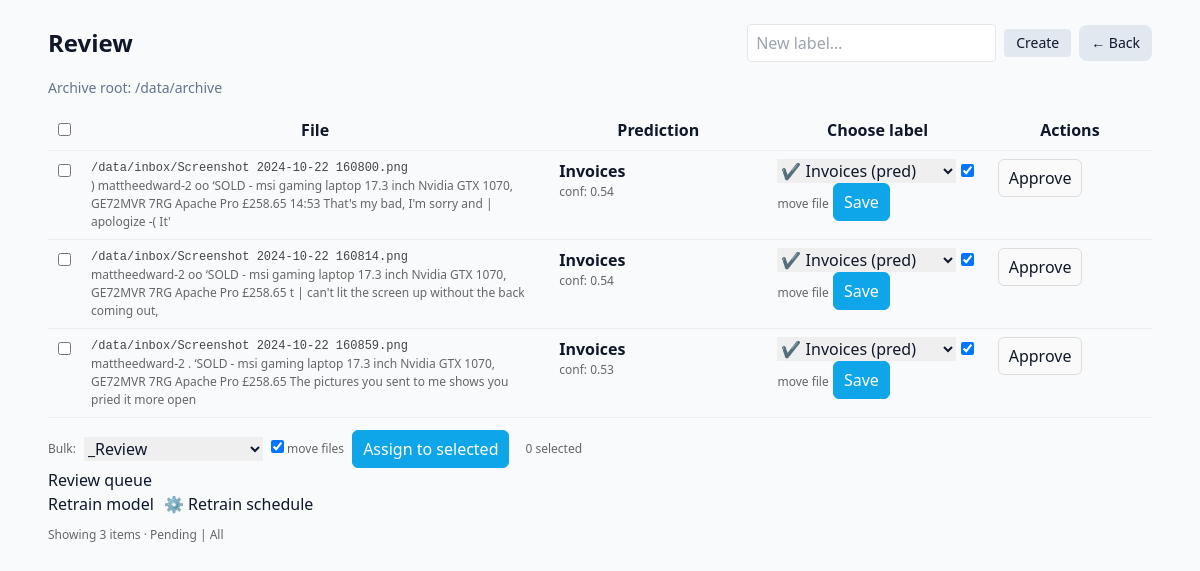
Screenshot of /review with the database file from the repository.
### tables this page shows
CREATE TABLE ml_samples (
  file_hash       TEXT PRIMARY KEY,
  path            TEXT,
  text            TEXT,
  predicted_label TEXT,
  confidence      REAL,
  created_at      TIMESTAMP DEFAULT CURRENT_TIMESTAMP,
  updated_at      TIMESTAMP DEFAULT CURRENT_TIMESTAMP
);

### nas_file_organizer/web/review_router.py (the view)
@router.get("", response_class=HTMLResponse, name="review_page")  # -> GET /review
def review_page(request: Request, only_pending: int = 1):
    sql = """
      SELECT s.file_hash, s.path, s.text, s.predicted_label, s.confidence,
             (SELECT label FROM ml_labels WHERE file_hash = s.file_hash) AS gold_label
      FROM ml_samples AS s
      ORDER BY s.created_at DESC LIMIT 100
    """
    with db() as con:
        rows = con.execute(sql).fetchall()
    if only_pending:
        rows = [r for r in rows if r["gold_label"] is None]
    return templates.TemplateResponse("review.html", {
        "request": request,
        "rows": rows,
        "labels": _labels(),
        "archive_root": ARCHIVE_ROOT,
        "metrics": _last_metrics
    })

### templates/review.html (shortened to what this page needs)
<!doctype html>
<html>
<head>
  <script src="https://cdn.tailwindcss.com"></script>
</head>
<body class="bg-slate-50 text-slate-900">
  <div class="max-w-6xl mx-auto p-6">
    <div class="flex items-center justify-between mb-4">
      <h1 class="text-2xl font-bold">Review</h1>
      <div class="flex items-center gap-2">
        <form method="post" action="/review/labels/new" class="flex items-center gap-2">
          <input type="text" name="name" placeholder="New label…" class="px-2 py-1 border rounded">
          <button class="px-3 py-1 rounded bg-slate-200 hover:bg-slate-300 text-sm" type="submit">Create</button>
        </form>
        <a href="/" class="px-3 py-2 rounded-lg bg-slate-200 hover:bg-slate-300 text-sm">← Back</a>
      </div>
    </div>
    <p class="text-slate-500 text-sm mb-3">Archive root: {{ archive_root }}</p>
    <table>
      <thead>
        <tr>
          <th style="width:2%"><input type="checkbox" id="checkAll"/></th>
          <th>File</th>
          <th>Prediction</th>
          <th>Choose label</th>
          <th class="actions">Actions</th>
        </tr>
      </thead>
      <tbody>
        {% for r in rows %}
        <tr>
          <td>
            <input type="checkbox" name="file_hash" value="{{ r['file_hash'] }}" class="rowCheck" form="bulkForm"/>
          </td>
          <td style="width:43%">
            <div class="path">{{ r["path"] }}</div>
            <div class="muted">{{ (r["text"] or "")[:160] }}</div>
          </td>
          <td style="width:20%">
            <div><strong>{{ r["predicted_label"] or "—" }}</strong></div>
            <div class="muted conf">conf: {{ '%.2f' % (r["confidence"] or 0) }}</div>
          </td>
          <td style="width:20%">
            <form class="inline" method="post" action="/review/submit">
              <select name="corrected_label">
                {% if r["predicted_label"] %}
                  <option value="{{ r['predicted_label'] }}">✔ {{ r['predicted_label'] }} (pred)</option>
                {% endif %}
              </select>
              <label class="muted"><input type="checkbox" name="move_file" value="1" checked/> move file</label>
              <button class="btn primary" type="submit">Save</button>
            </form>
          </td>
          <td class="actions" style="width:15%">
            {% if r["predicted_label"] %}
            <form class="inline" method="post" action="/review/submit">
              <button class="btn" type="submit">Approve</button>
            </form>
            {% endif %}
          </td>
        </tr>
        {% endfor %}
      </tbody>
    </table>
    <form method="post" action="/review/bulk" id="bulkForm" style="margin-top:12px; display:flex; gap:8px; align-items:center;">
      <span class="muted">Bulk:</span>
      <select name="corrected_label">
        <option value="_Review">_Review</option>
      </select>
      <label class="muted"><input type="checkbox" name="move_file" value="1" checked/> move files</label>
      <button class="btn primary" type="submit">Assign to selected</button>
      <span id="selCount" class="muted" style="margin-left:8px;">0 selected</span>
    </form>
    <div class="top">
  <h2>Review queue</h2>
  <div style="display:flex; gap:10px; align-items:center">
    <form method="post" action="/review/retrain">
      <button class="primary" type="submit">Retrain model</button>
    </form>
    <a href="/settings/schedule">
      <button type="button">⚙️ Retrain schedule</button>
    </a>
  </div>
</div>
    <div class="row muted" style="margin-top:10px;">
      Showing {{ rows|length }} items ·
      <a href="/review?only_pending=1">Pending</a> |
      <a href="/review?only_pending=0">All</a>
    </div>
  </div>
</body>
</html>

### templates/review.html (style rules this page uses)
table { width: 100%; border-collapse: collapse; }
th, td { padding: 8px 10px; border-bottom: 1px solid #eee; vertical-align: top; }
.muted { color: #666; font-size: 12px; }
.conf { font-variant-numeric: tabular-nums; }
.path { font-family: ui-monospace, SFMono-Regular, Menlo, monospace; font-size: 12px; color:#444; }
.actions { white-space: nowrap; }
.btn { padding: 6px 10px; border: 1px solid #ddd; border-radius: 6px; background: #fafafa; cursor: pointer; }
.btn.primary { background: #0ea5e9; color: white; border-color: #0ea5e9; }
select, input[type=text] { padding: 6px 8px; }

### rows the page displays
ml_samples: path "/data/inbox/Screenshot 2024-10-22 160800.png", text ") mattheedward-2 oo ‘SOLD - msi gaming laptop 17.3 inch Nvidia GTX 1070, GE72MVR 7RG Apache Pro £258.65 14:53 That's my bad, I'm sorry and | apologize -( It'", predicted_label "Invoices", confidence "0.54", corrected_label "✔ Invoices (pred)"
ml_samples: path "/data/inbox/Screenshot 2024-10-22 160814.png", text "mattheedward-2 oo ‘SOLD - msi gaming laptop 17.3 inch Nvidia GTX 1070, GE72MVR 7RG Apache Pro £258.65 t | can't lit the screen up without the back coming out,", predicted_label "Invoices", confidence "0.54", corrected_label "✔ Invoices (pred)"
ml_samples: path "/data/inbox/Screenshot 2024-10-22 160859.png", text "mattheedward-2 . ‘SOLD - msi gaming laptop 17.3 inch Nvidia GTX 1070, GE72MVR 7RG Apache Pro £258.65 The pictures you sent to me shows you pried it more open", predicted_label "Invoices", confidence "0.53", corrected_label "✔ Invoices (pred)"

### other values shown
{{ archive_root }} "/data/archive"
{{ rows|length }} "3"
